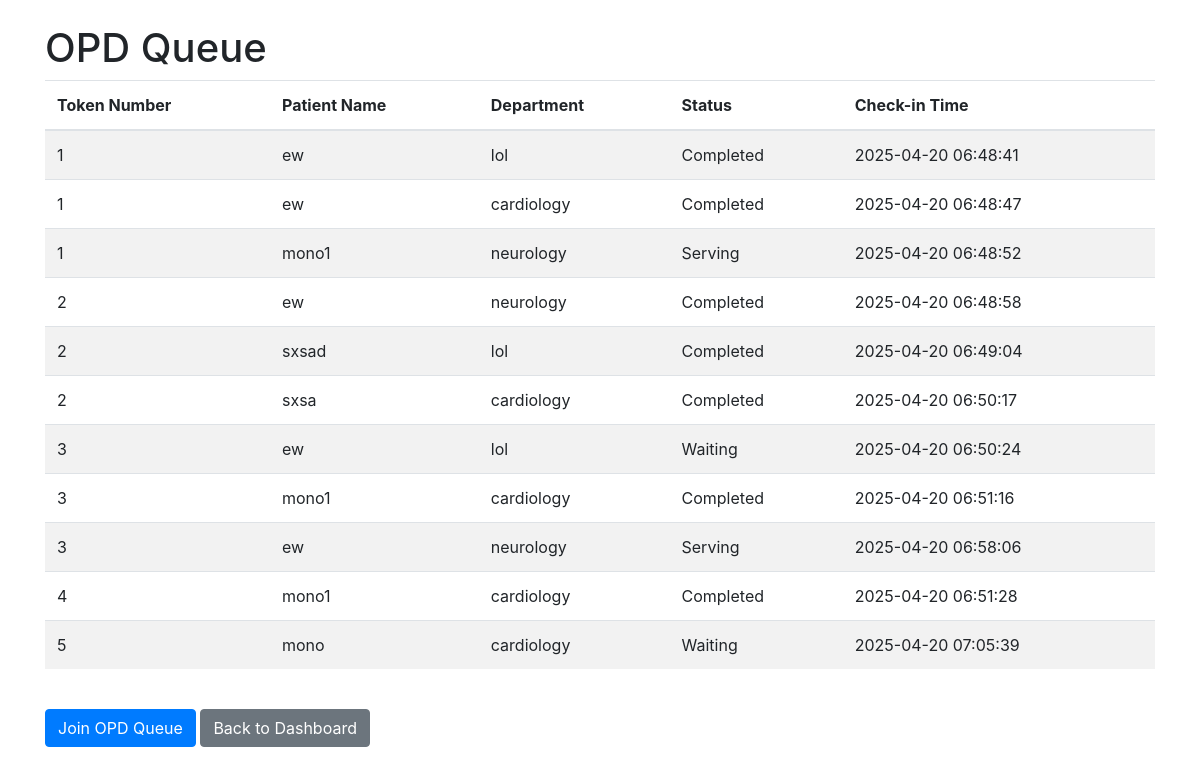
Page /opd/queue (signed in) on the earlier database version.
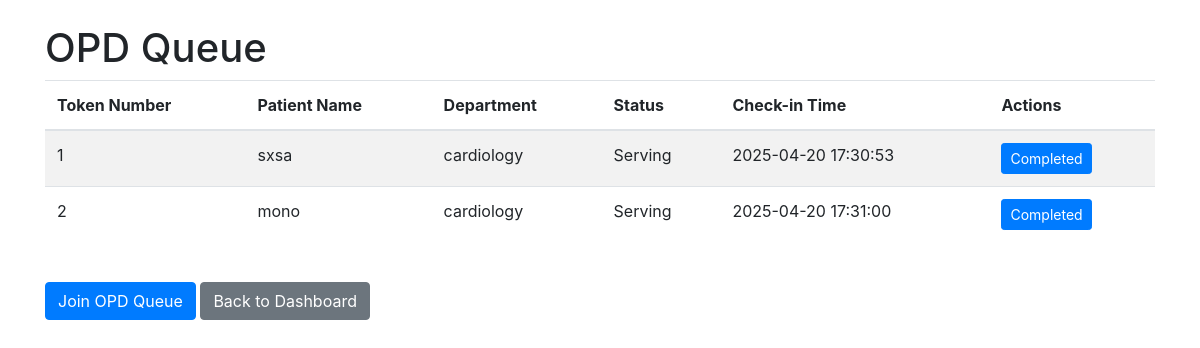
Same page on the later database version.
### tables this page shows
CREATE TABLE opd_queue (
    queue_id TEXT PRIMARY KEY,
    patient_id TEXT NOT NULL,
    department TEXT NOT NULL,
    token_number INTEGER NOT NULL,
    status TEXT NOT NULL DEFAULT 'Waiting',
    check_in_time TIMESTAMP DEFAULT CURRENT_TIMESTAMP,
    FOREIGN KEY (patient_id) REFERENCES patients(patient_id)
);

CREATE TABLE patients (
    patient_id TEXT PRIMARY KEY,
    name TEXT NOT NULL,
    age INTEGER,
    gender TEXT,
    contact_number TEXT,
    address TEXT,
    emergency_contact TEXT,
    blood_group TEXT,
    medical_history TEXT
);

### app.py (the view)
@app.route('/opd/queue')
def view_opd_queue():
    conn = get_db()
    queue_entries = conn.execute("""
        SELECT q.queue_id, q.token_number, p.name, q.department, q.status, q.check_in_time
        FROM opd_queue q
        JOIN patients p ON q.patient_id = p.patient_id
        ORDER BY q.token_number
    """).fetchall()
    close_db(conn)
    can_manage_opd = session.get('user_type') in ['doctor', 'hospital']
    return render_template('view_opd_queue.html', queue=queue_entries, can_manage_opd=can_manage_opd)

### app.py (called while the page is built)
def get_db():
    conn = sqlite3.connect(DATABASE)
    conn.row_factory = sqlite3.Row
    return conn

### templates/view_opd_queue.html (shortened to what this page needs)
<!DOCTYPE html>
<html>
<head>
    <link rel="stylesheet" href="https://stackpath.bootstrapcdn.com/bootstrap/4.5.2/css/bootstrap.min.css">
</head>
<body>
    <div class="container mt-4">
        <h1>OPD Queue</h1>
        <table class="table table-striped">
            <thead>
                <tr>
                    <th>Token Number</th>
                    <th>Patient Name</th>
                    <th>Department</th>
                    <th>Status</th>
                    <th>Check-in Time</th>
                    {% if can_manage_opd %}
                    <th>Actions</th>
                    {% endif %}
                </tr>
            </thead>
            <tbody>
                {% for item in queue %}
                <tr>
                    <td>{{ item['token_number'] }}</td>
                    <td>{{ item['name'] }}</td>
                    <td>{{ item['department'] }}</td>
                    <td>
                        <span id="status-{{ item['queue_id'] }}">{{ item['status'] }}</span>
                    </td>
                    <td>{{ item['check_in_time'] }}</td>
                    {% if can_manage_opd %}
                    <td>
                        {% if item['status'] == 'Waiting' %}
                        <button class="btn btn-sm btn-success status-btn" data-queue-id="{{ item['queue_id'] }}"
                            data-new-status="Serving">Serving</button>
                        <button class="btn btn-sm btn-danger status-btn" data-queue-id="{{ item['queue_id'] }}"
                            data-new-status="Skipped">Skipped</button>
                        {% elif item['status'] == 'Serving' %}
                        <button class="btn btn-sm btn-primary status-btn" data-queue-id="{{ item['queue_id'] }}"
                            data-new-status="Completed">Completed</button>
                        {% elif item['status'] == 'Completed' %}
                        <span class="text-muted">Completed</span>
                        {% elif item['status'] == 'Skipped' %}
                        <span class="text-warning">Skipped</span>
                        {% else %}
                        {{ item['status'] }}
                        {% endif %}
                    </td>
                    {% endif %}
                </tr>
                {% endfor %}
            </tbody>
        </table>
        <br>
        <a href="{{ url_for('join_opd_queue') }}" class="btn btn-primary">Join OPD Queue</a>
        <a href="{{ url_for('index') }}" class="btn btn-secondary">Back to Dashboard</a>
    </div>
</body>
</html>

Differences in the rows shown:
removed opd_queue: token_number "1", name "ew", department "lol", status "Completed", check_in_time "2025-04-20 06:48:41"
removed opd_queue: token_number "1", name "ew", department "cardiology", status "Completed", check_in_time "2025-04-20 06:48:47"
removed opd_queue: token_number "1", name "mono1", department "neurology", status "Serving", check_in_time "2025-04-20 06:48:52"
removed opd_queue: token_number "2", name "ew", department "neurology", status "Completed", check_in_time "2025-04-20 06:48:58"
removed opd_queue: token_number "2", name "sxsad", department "lol", status "Completed", check_in_time "2025-04-20 06:49:04"
removed opd_queue: token_number "2", name "sxsa", department "cardiology", status "Completed", check_in_time "2025-04-20 06:50:17"
removed opd_queue: token_number "3", name "ew", department "lol", status "Waiting", check_in_time "2025-04-20 06:50:24"
removed opd_queue: token_number "3", name "mono1", department "cardiology", status "Completed", check_in_time "2025-04-20 06:51:16"
removed opd_queue: token_number "3", name "ew", department "neurology", status "Serving", check_in_time "2025-04-20 06:58:06"
removed opd_queue: token_number "4", name "mono1", department "cardiology", status "Completed", check_in_time "2025-04-20 06:51:28"
removed opd_queue: token_number "5", name "mono", department "cardiology", status "Waiting", check_in_time "2025-04-20 07:05:39"
added opd_queue: token_number "1", name "sxsa", department "cardiology", status "Serving", check_in_time "2025-04-20 17:30:53"
added opd_queue: token_number "2", name "mono", department "cardiology", status "Serving", check_in_time "2025-04-20 17:31:00"
Other differences:
text now shown: "Actions"
